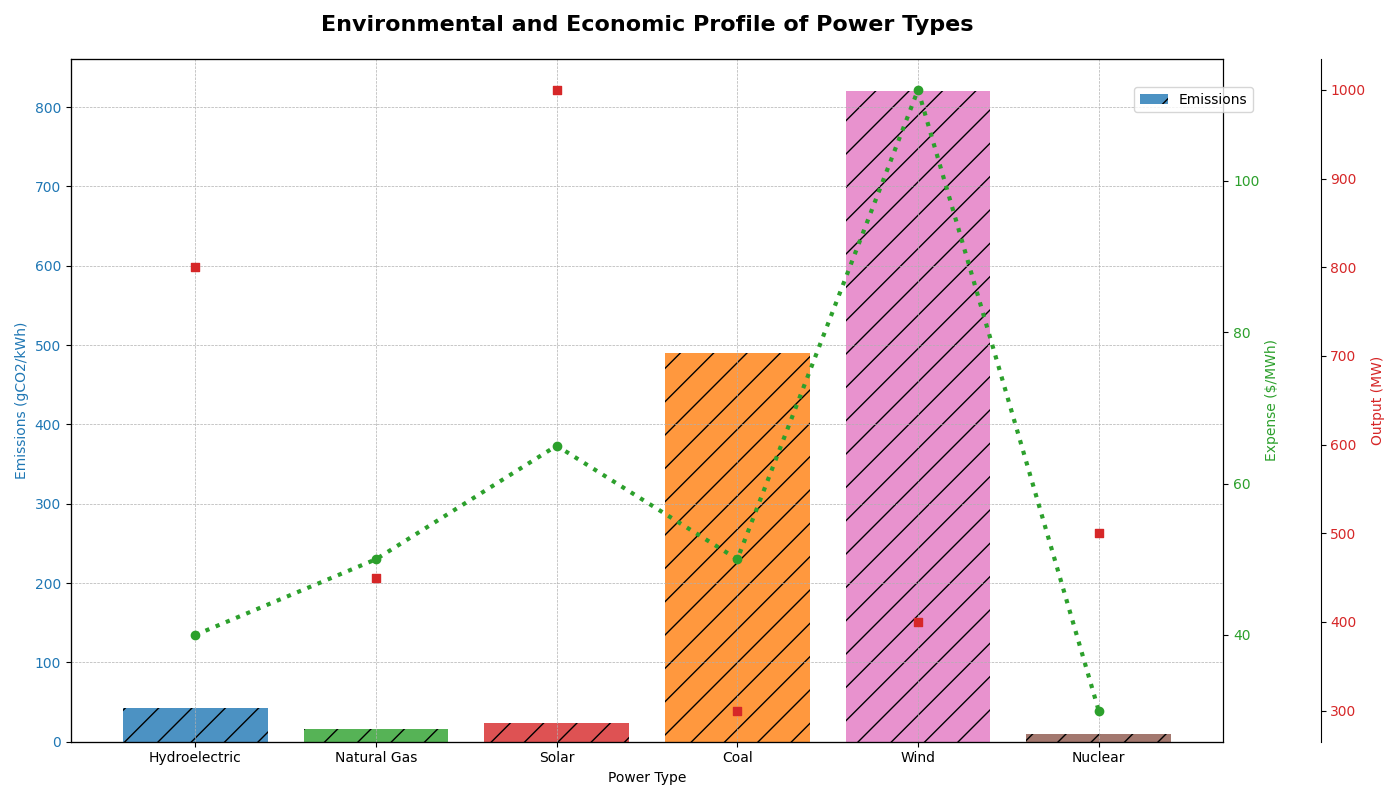

This figure's Python source:
import matplotlib.pyplot as plt

energy_sources = ['Hydroelectric', 'Natural Gas', 'Solar', 'Coal', 'Wind', 'Nuclear']
carbon_emissions = [43, 16, 24, 490, 820, 10]  # Manually shuffled
cost = [40, 50, 65, 50, 112, 30]  # Manually shuffled
capacity = [800, 450, 1000, 300, 400, 500]  # Manually shuffled

fig, ax1 = plt.subplots(figsize=(14, 8))

multi_color = ['tab:blue', 'tab:green', 'tab:red', 'tab:orange', 'tab:pink', 'tab:brown']
ax1.set_xlabel('Power Type')
ax1.set_ylabel('Emissions (gCO2/kWh)', color='tab:blue')
ax1.bar(energy_sources, carbon_emissions, color=multi_color, alpha=0.8, hatch='/')
ax1.tick_params(axis='y', labelcolor='tab:blue')
ax1.grid(True, linestyle='--', linewidth=0.5)

ax2 = ax1.twinx()
ax2.set_ylabel('Expense ($/MWh)', color='tab:green')
ax2.plot(energy_sources, cost, color='tab:green', linestyle=':', marker='o', linewidth=3)
ax2.tick_params(axis='y', labelcolor='tab:green')

ax3 = ax1.twinx()
ax3.spines['right'].set_position(('outward', 70))
ax3.set_ylabel('Output (MW)', color='tab:red')
ax3.scatter(energy_sources, capacity, color='tab:red', marker='s')
ax3.tick_params(axis='y', labelcolor='tab:red')

plt.title('Environmental and Economic Profile of Power Types', fontsize=16, fontweight='bold', pad=20)
fig.tight_layout()

# Simplifying legend to only the emission bars
fig.legend(['Emissions'], loc='upper right', bbox_to_anchor=(0.9, 0.9))

plt.show()
